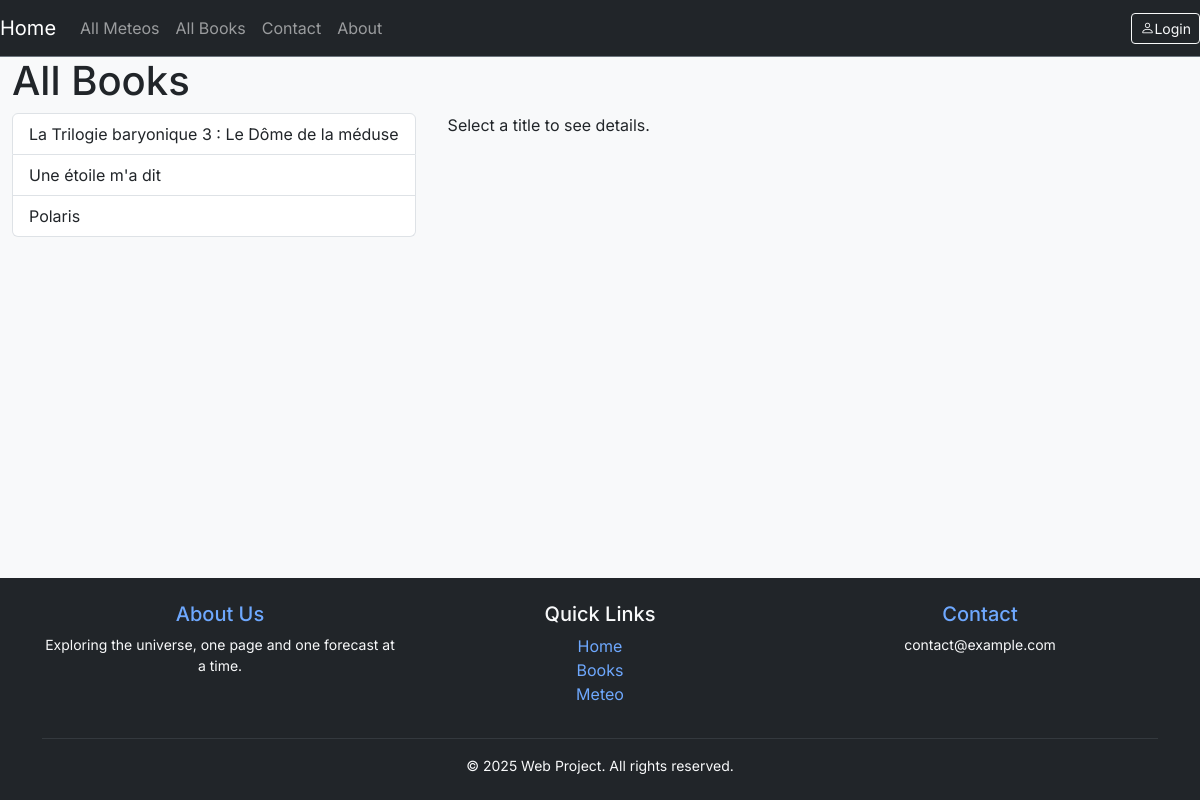
/book/, run on the app's committed database.
### book/models.py (models this page shows, shortened)
class BookItem(models.Model):
    user = models.ForeignKey(User, default=1, null=True, on_delete=models.SET_NULL,related_name='book')
    preferred_by = models.ManyToManyField(User, blank=True, related_name='preferred_books')
    author = models.ForeignKey(Author, null=True, blank=True, on_delete=models.SET_NULL, related_name='books')
    image = models.ImageField(upload_to="image/", blank=True, null=True,)
    title = models.CharField(max_length=144)
    slug = models.SlugField(unique=True)
    content = models.TextField(null=True, blank=True)
    publish_date = models.SmallIntegerField(null=True, blank=True, help_text="Year of publication")
    timestamp = models.DateTimeField(auto_now_add=True)
    updated = models.DateTimeField(auto_now=True)
    objects=BookManager()
    class Meta:
        ordering=['-publish_date', '-updated', '-timestamp']
    def get_absolute_url(self):
        return f"/book/{self.slug}"

### book/views.py (the view)
# urls.py: path('book/', views.list, name='list'),
def list(request):
    queryset=BookItem.objects.all()
    template='book/list.html'
    context ={"title":'All Books', "object_list": queryset}
    return render(request,template, context)

### book/models.py (called while the page is built)
    def get_queryset(self):
        return BookQuerySet(self.model, using=self._db)

    def __str__(self):
        return self.name

### book/templates/book/list.html (shortened to what this page needs)
{% extends "base.html" %}
{% block content %}
<H1>{{title}}</H1>
<div style="display: flex; gap: 2rem;">
  <div style="min-width: 400px;">
    <ul class="list-group">
      {% for item in object_list %}
        <li class="list-group-item book-title" data-book-id="{{ item.id }}" style="cursor:pointer;">
          {{ item.title }}
        </li>
      {% endfor %}
    </ul>
  </div>
  <div id="book-detail" style="flex:1;">
    <p>Select a title to see details.</p>
  </div>
</div>
{% endblock %}

### templates/base.html (style rules this page uses)
body { font-family: 'Inter', sans-serif; display: flex; flex-direction: column; min-height: 100vh; background-color: #f8f9fa; }

### data on the page
BookItem: title "La Trilogie baryonique 3 : Le Dôme de la méduse"
BookItem: title "Une étoile m'a dit"
BookItem: title "Polaris"

### other printed values
{{ title }} "All Books"
